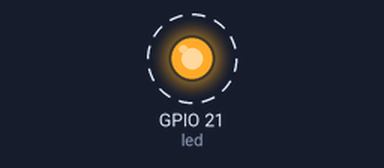
This program was run on a simulated ESP32 board running MicroPython. On the bench: output pins drawn as LEDs (lit = HIGH). Dashed ring = blinking.

Above: at 0.2 s.
Timing chart, 0 to 3.0 s (numbered marks = the images above):
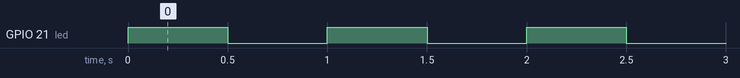

The program:

blink.py
```python
from machine import Pin
from time import sleep

# For XIAO ESP32S3 Sense built-in LED (GPIO21)
led = Pin(21, Pin.OUT)  # Use Pin(2) for other ESP32-S3 boards

while True:
    led.on()     # Turn LED on (might be inverted - see note below)
    sleep(0.5)
    led.off()    # Turn LED off
    sleep(0.5)
```

Measured:
- by itself, GPIO 21 (led): alternates HIGH for 0.50 s and LOW for 0.50 s
